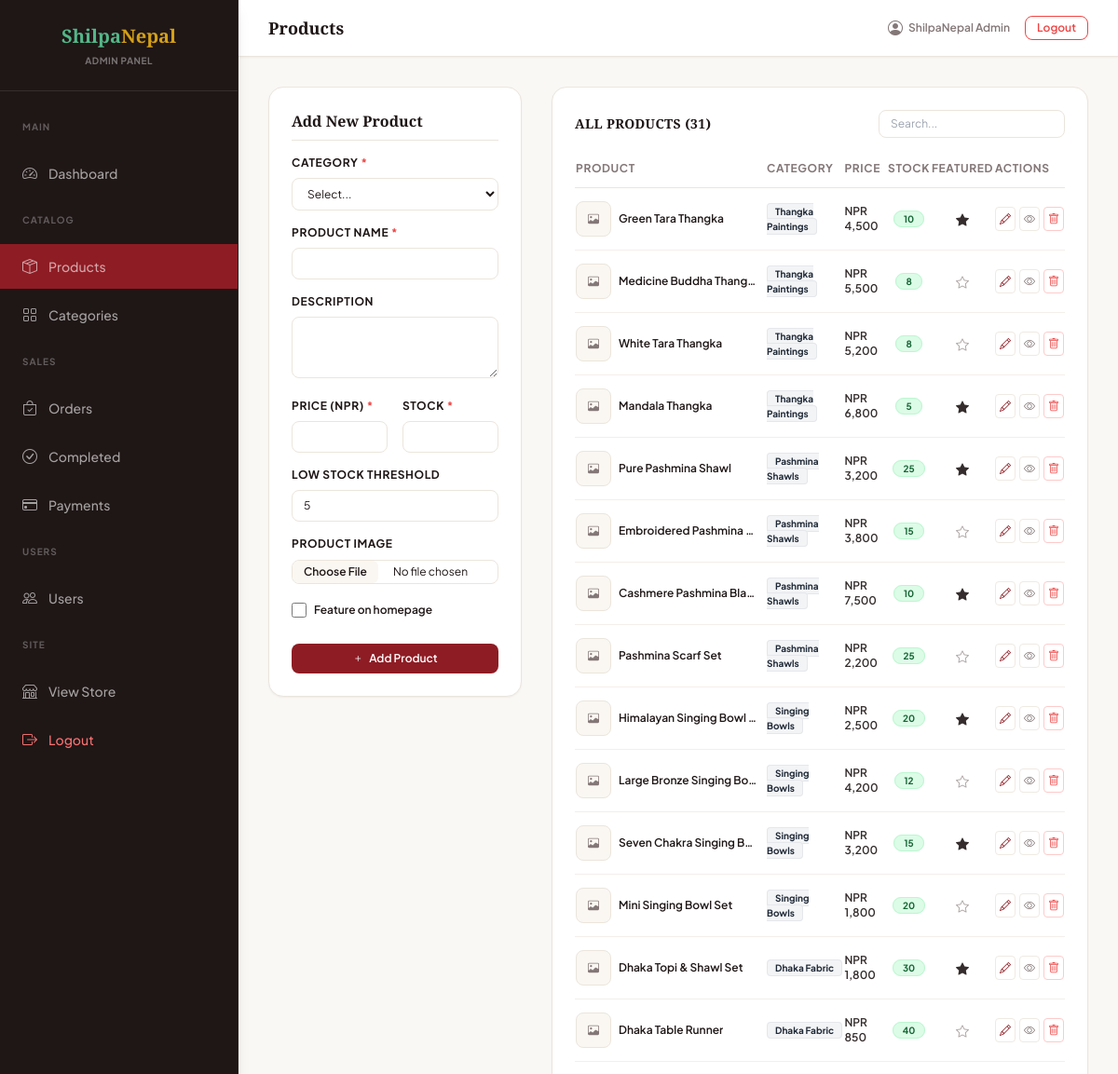
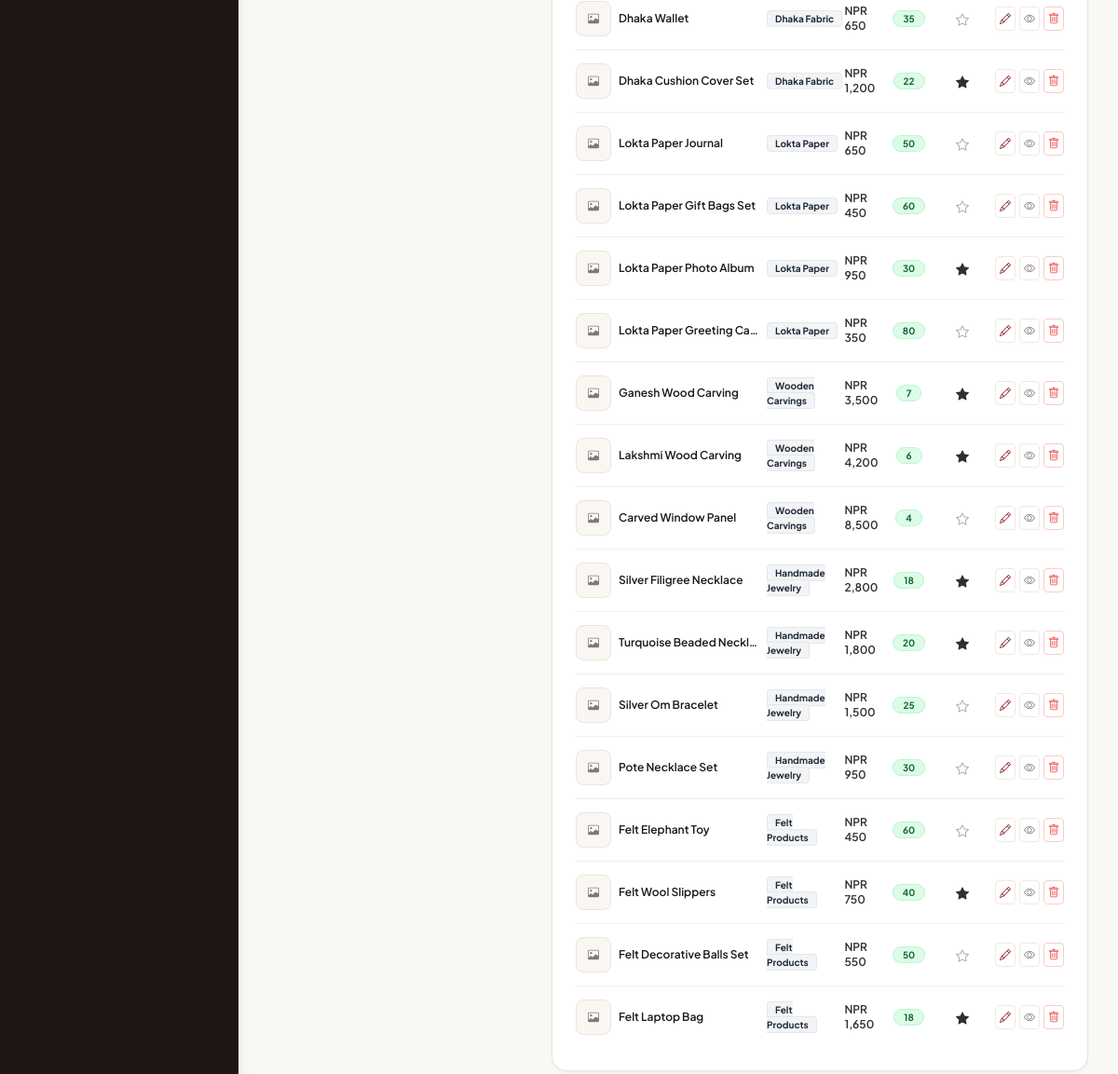
/admin/products.php (signed in), run on the app's committed database (2 pictures, top to bottom).
### tables this page shows
CREATE TABLE products (
    id INT AUTO_INCREMENT PRIMARY KEY, category_id INT NOT NULL,
    name VARCHAR(200) NOT NULL, slug VARCHAR(200) NOT NULL UNIQUE,
    description TEXT, price DECIMAL(10,2) NOT NULL, stock INT NOT NULL DEFAULT 0,
    image VARCHAR(255), featured TINYINT(1) DEFAULT 0, low_stock_threshold INT DEFAULT 5,
    created_at TIMESTAMP DEFAULT CURRENT_TIMESTAMP,
    FOREIGN KEY (category_id) REFERENCES categories(id) ON DELETE CASCADE
);

CREATE TABLE categories (
    id INT AUTO_INCREMENT PRIMARY KEY, name VARCHAR(100) NOT NULL,
    slug VARCHAR(100) NOT NULL UNIQUE, created_at TIMESTAMP DEFAULT CURRENT_TIMESTAMP
);

### admin/products.php (the view, shortened to what this page needs)
<?php
require_once '../includes/db.php';
$editProduct = null;
$products   = $conn->query("SELECT p.*,c.name as cat_name FROM products p JOIN categories c ON p.category_id=c.id ORDER BY p.created_at DESC");
?>
<!DOCTYPE html>
<html lang="en">
<head>
    <link rel="stylesheet" href="https://cdn.jsdelivr.net/npm/bootstrap-icons@1.11.0/font/bootstrap-icons.css">
    <link rel="stylesheet" href="<?= SITE_URL ?>/assets/css/style.css">
    <script src="https://cdn.tailwindcss.com"></script>
</head>
<body class="bg-[#FAF8F5] text-dark font-sans antialiased">
<?php include '../includes/admin_sidebar.php'; ?>
<div class="ml-64 min-h-screen flex flex-col">
<?php include '../includes/admin_topbar.php'; ?>
<div class="p-8 space-y-6 flex-grow">
    <div class="grid grid-cols-1 lg:grid-cols-12 gap-8">
        <div class="lg:col-span-4">
            <div class="bg-white border border-border rounded-2xl p-6 shadow-sm">
                <h5 class="font-playfair text-base font-bold text-dark mb-4 border-b border-border pb-2"><?= $editProduct ? 'Edit Product' : 'Add New Product' ?></h5>
                <form method="POST" enctype="multipart/form-data" class="space-y-4">
                    <div>
                        <label class="block text-xs font-bold text-dark uppercase tracking-wider mb-2">Category <span class="text-red-500">*</span></label>
                        <select name="category_id" class="w-full px-3 py-2 text-xs border border-border rounded-lg bg-white focus:outline-none focus:border-primary" required>
                            <option value="">Select...</option>
                        </select>
                    </div>
                    <div>
                        <label class="block text-xs font-bold text-dark uppercase tracking-wider mb-2">Product Name <span class="text-red-500">*</span></label>
                        <input type="text" name="name" class="w-full px-3 py-2 text-xs border border-border rounded-lg bg-white focus:outline-none focus:border-primary" required value="<?= htmlspecialchars($editProduct['name']??'') ?>">
                    </div>
                    <div>
                        <label class="block text-xs font-bold text-dark uppercase tracking-wider mb-2">Description</label>
                        <textarea name="description" class="w-full px-3 py-2 text-xs border border-border rounded-lg bg-white focus:outline-none focus:border-primary" rows="3"><?= htmlspecialchars($editProduct['description']??'') ?></textarea>
                    </div>
                    <div class="grid grid-cols-2 gap-4">
                        <div>
                            <label class="block text-xs font-bold text-dark uppercase tracking-wider mb-2">Price (NPR) <span class="text-red-500">*</span></label>
                            <input type="number" name="price" step="0.01" min="0" class="w-full px-3 py-2 text-xs border border-border rounded-lg bg-white focus:outline-none focus:border-primary" required value="<?= $editProduct['price']??'' ?>">
                        </div>
                        <div>
                            <label class="block text-xs font-bold text-dark uppercase tracking-wider mb-2">Stock <span class="text-red-500">*</span></label>
                            <input type="number" name="stock" min="0" class="w-full px-3 py-2 text-xs border border-border rounded-lg bg-white focus:outline-none focus:border-primary" required value="<?= $editProduct['stock']??'' ?>">
                        </div>
                    </div>
                    <div>
                        <label class="block text-xs font-bold text-dark uppercase tracking-wider mb-2">Low Stock Threshold</label>
                        <input type="number" name="low_stock_threshold" min="1" class="w-full px-3 py-2 text-xs border border-border rounded-lg bg-white focus:outline-none focus:border-primary" value="<?= $editProduct['low_stock_threshold']??5 ?>">
                    </div>
                    <div>
                        <label class="block text-xs font-bold text-dark uppercase tracking-wider mb-2">Product Image</label>
                        <input type="file" name="image" class="w-full text-xs border border-border rounded-lg bg-white focus:outline-none focus:border-primary file:mr-4 file:py-1 file:px-3 file:rounded-md file:border-0 file:text-xs file:font-semibold file:bg-cream file:text-dark hover:file:bg-border/60" accept="image/*">
                    </div>
                    <div class="flex items-center gap-2 py-1">
                        <input type="checkbox" name="featured" id="featuredChk" class="w-4 h-4 text-primary focus:ring-primary border-border rounded" <?= ($editProduct['featured']??0)?'checked':'' ?>>
                        <label class="text-xs font-semibold text-dark select-none cursor-pointer" for="featuredChk">Feature on homepage</label>
                    </div>
                    <div class="flex gap-3 pt-2">
                        <button type="submit" class="flex-grow py-2 px-4 bg-primary hover:bg-primary-dark text-white rounded-lg font-semibold text-xs transition duration-300 flex items-center justify-center gap-1.5"><i class="bi bi-<?= $editProduct?'pencil':'plus' ?>"></i><?= $editProduct?'Update Product':'Add Product' ?></button>
                    </div>
                </form>
            </div>
        </div>
        <div class="lg:col-span-8">
            <div class="bg-white border border-border rounded-2xl p-6 shadow-sm">
                <div class="flex flex-col sm:flex-row justify-between items-stretch sm:items-center gap-3 mb-6">
                    <h6 class="font-bold text-dark text-sm tracking-wide uppercase">All Products (<?= $products->num_rows ?>)</h6>
                    <input type="text" id="productSearch" class="w-full sm:w-[200px] px-3 py-1.5 text-xs border border-border rounded-lg focus:outline-none focus:border-primary" placeholder="Search...">
                </div>
                <div class="overflow-x-auto">
                    <table class="w-full text-left border-collapse align-middle" id="productTable">
                        <thead>
                            <tr class="border-b border-border text-xs font-bold text-muted uppercase tracking-wider">
                                <th class="pb-3">Product</th>
                                <th class="pb-3">Category</th>
                                <th class="pb-3">Price</th>
                                <th class="pb-3 text-center">Stock</th>
                                <th class="pb-3 text-center">Featured</th>
                                <th class="pb-3">Actions</th>
                            </tr>
                        </thead>
                        <tbody class="divide-y divide-border/60 text-xs font-medium text-dark/90">
                        <?php while ($p=$products->fetch_assoc()): ?>
                        <tr class="hover:bg-cream/10 transition">
                            <td class="py-3.5 pr-2">
                                <div class="flex items-center gap-2">
                                    <?php if ($p['image']): ?>
                                        <img src="<?= SITE_URL ?>/assets/images/uploads/<?= htmlspecialchars($p['image']) ?>" class="w-[38px] h-[38px] object-cover rounded-lg border border-border">
                                    <?php else: ?>
                                        <div class="w-[38px] h-[38px] bg-cream rounded-lg border border-border flex items-center justify-center text-muted"><i class="bi bi-image"></i></div>
                                    <?php endif; ?>
                                    <span class="font-semibold text-dark truncate max-w-[150px]"><?= htmlspecialchars($p['name']) ?></span>
                                </div>
                            </td>
                            <td class="py-3.5"><span class="bg-gray-100 border border-gray-200 text-gray-800 text-[10px] px-2 py-0.5 rounded font-bold"><?= htmlspecialchars($p['cat_name']) ?></span></td>
                            <td class="py-3.5 font-semibold">NPR <?= number_format($p['price'],0) ?></td>
                            <td class="py-3.5 text-center">
                                <?php if ($p['stock']<=$p['low_stock_threshold']): ?>
                                    <span class="bg-amber-100 border border-amber-200 text-amber-800 text-[10px] font-bold px-2.5 py-0.5 rounded-full"><?= $p['stock'] ?></span>
                                <?php else: ?>
                                    <span class="bg-green-105 bg-green-100 border border-green-200 text-green-800 text-[10px] font-bold px-2.5 py-0.5 rounded-full"><?= $p['stock'] ?></span>
                                <?php endif; ?>
                            </td>
                            <td class="py-3.5 text-center">
                                <?= $p['featured']?'<i class="bi bi-star-fill text-warning text-sm"></i>':'<i class="bi bi-star text-muted/65 text-sm"></i>' ?>
                            </td>
                            <td class="py-3.5">
                                <div class="flex gap-1">
                                    <a href="products.php?edit=<?= $p['id'] ?>" class="p-1 text-primary hover:bg-cream border border-border/80 rounded transition"><i class="bi bi-pencil"></i></a>
                                    <a href="<?= SITE_URL ?>/product.php?slug=<?= urlencode($p['slug']) ?>" target="_blank" class="p-1 text-muted hover:bg-cream border border-border/80 rounded transition"><i class="bi bi-eye"></i></a>
                                    <a href="products.php?delete=<?= $p['id'] ?>" class="p-1 text-red-500 hover:bg-red-50 border border-red-200 rounded transition" onclick="return confirm('Delete this product?')"><i class="bi bi-trash"></i></a>
                                </div>
                            </td>
                        </tr>
                        <?php endwhile; ?>
                        </tbody>
                    </table>
                </div>
            </div>
        </div>
    </div>
</div>
</div>
</body>
</html>

### assets/css/style.css (style rules this page uses)
body { font-family: 'Plus Jakarta Sans', sans-serif; }
h1, h2, h3, h4, h5, h6 { font-family: 'Playfair Display', serif; }

### data on the page
products: name "Green Tara Thangka", category.name "Thangka Paintings", price "4,500", stock "10", featured 1 (drawn)
products: name "Medicine Buddha Thang…", category.name "Thangka Paintings", price "5,500", stock "8", featured 0 (drawn)
products: name "White Tara Thangka", category.name "Thangka Paintings", price "5,200", stock "8", featured 0 (drawn)
products: name "Mandala Thangka", category.name "Thangka Paintings", price "6,800", stock "5", featured 1 (drawn)
products: name "Pure Pashmina Shawl", category.name "Pashmina Shawls", price "3,200", stock "25", featured 1 (drawn)
products: name "Embroidered Pashmina…", category.name "Pashmina Shawls", price "3,800", stock "15", featured 0 (drawn)
products: name "Cashmere Pashmina Bla…", category.name "Pashmina Shawls", price "7,500", stock "10", featured 1 (drawn)
products: name "Pashmina Scarf Set", category.name "Pashmina Shawls", price "2,200", stock "25", featured 0 (drawn)
products: name "Himalayan Singing Bowl…", category.name "Singing Bowls", price "2,500", stock "20", featured 1 (drawn)
products: name "Large Bronze Singing Bo…", category.name "Singing Bowls", price "4,200", stock "12", featured 0 (drawn)
products: name "Seven Chakra Singing B…", category.name "Singing Bowls", price "3,200", stock "15", featured 1 (drawn)
products: name "Mini Singing Bowl Set", category.name "Singing Bowls", price "1,800", stock "20", featured 0 (drawn)
products: name "Dhaka Topi & Shawl Set", category.name "Dhaka Fabric", price "1,800", stock "30", featured 1 (drawn)
products: name "Dhaka Table Runner", category.name "Dhaka Fabric", price "850", stock "40", featured 0 (drawn)
products: name "Dhaka Wallet", category.name "Dhaka Fabric", price "650", stock "35", featured 0 (drawn)
products: name "Dhaka Cushion Cover Set", category.name "Dhaka Fabric", price "1,200", stock "22", featured 1 (drawn)
products: name "Lokta Paper Journal", category.name "Lokta Paper", price "650", stock "50", featured 0 (drawn)
products: name "Lokta Paper Gift Bags Set", category.name "Lokta Paper", price "450", stock "60", featured 0 (drawn)
products: name "Lokta Paper Photo Album", category.name "Lokta Paper", price "950", stock "30", featured 1 (drawn)
products: name "Lokta Paper Greeting Ca…", category.name "Lokta Paper", price "350", stock "80", featured 0 (drawn)
products: name "Ganesh Wood Carving", category.name "Wooden Carvings", price "3,500", stock "7", featured 1 (drawn)
products: name "Lakshmi Wood Carving", category.name "Wooden Carvings", price "4,200", stock "6", featured 1 (drawn)
products: name "Carved Window Panel", category.name "Wooden Carvings", price "8,500", stock "4", featured 0 (drawn)
products: name "Silver Filigree Necklace", category.name "Handmade Jewelry", price "2,800", stock "18", featured 1 (drawn)
products: name "Turquoise Beaded Neckl…", category.name "Handmade Jewelry", price "1,800", stock "20", featured 1 (drawn)
products: name "Silver Om Bracelet", category.name "Handmade Jewelry", price "1,500", stock "25", featured 0 (drawn)
products: name "Pote Necklace Set", category.name "Handmade Jewelry", price "950", stock "30", featured 0 (drawn)
products: name "Felt Elephant Toy", category.name "Felt Products", price "450", stock "60", featured 0 (drawn)
products: name "Felt Wool Slippers", category.name "Felt Products", price "750", stock "40", featured 1 (drawn)
products: name "Felt Decorative Balls Set", category.name "Felt Products", price "550", stock "50", featured 0 (drawn)
products: name "Felt Laptop Bag", category.name "Felt Products", price "1,650", stock "18", featured 1 (drawn)

### other printed values
$pageTitle "Products"
$_SESSION['full_name'] "ShilpaNepal Admin"
$products->num_rows "31"
